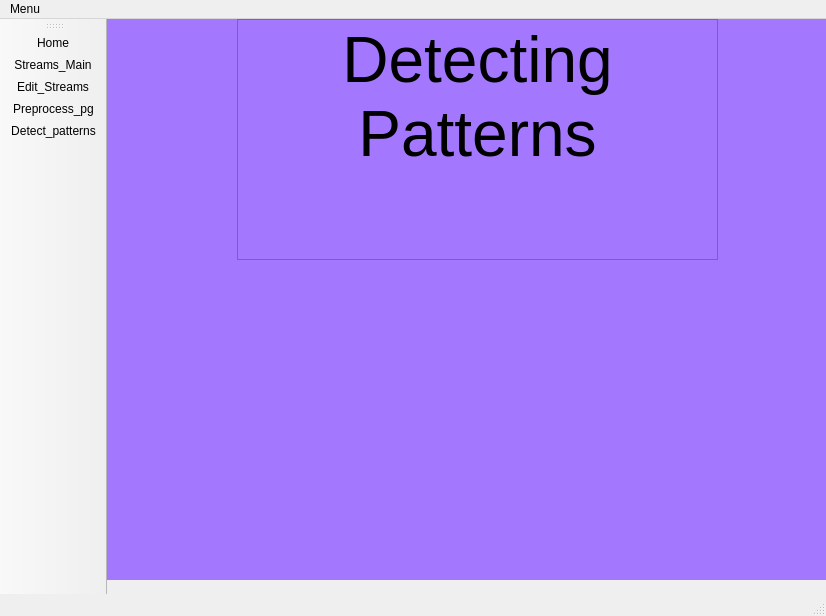
<?xml version="1.0" encoding="UTF-8"?>
<ui version="4.0">
 <class>MainWindow</class>
 <widget class="QMainWindow" name="MainWindow">
  <property name="geometry">
   <rect>
    <x>0</x>
    <y>0</y>
    <width>826</width>
    <height>616</height>
   </rect>
  </property>
  <property name="windowTitle">
   <string>MainWindow</string>
  </property>
  <widget class="QWidget" name="centralwidget">
   <widget class="QStackedWidget" name="Pages">
    <property name="geometry">
     <rect>
      <x>0</x>
      <y>0</y>
      <width>781</width>
      <height>561</height>
     </rect>
    </property>
    <property name="currentIndex">
     <number>4</number>
    </property>
    <widget class="QWidget" name="Home_page">
     <property name="styleSheet">
      <string notr="true">background-color: rgb(0, 170, 127);</string>
     </property>
     <widget class="QTextBrowser" name="homepg_title">
      <property name="geometry">
       <rect>
        <x>120</x>
        <y>0</y>
        <width>511</width>
        <height>221</height>
       </rect>
      </property>
      <property name="html">
       <string>&lt;!DOCTYPE HTML PUBLIC &quot;-//W3C//DTD HTML 4.0//EN&quot; &quot;http://www.w3.org/TR/REC-html40/strict.dtd&quot;&gt;
&lt;html&gt;&lt;head&gt;&lt;meta name=&quot;qrichtext&quot; content=&quot;1&quot; /&gt;&lt;style type=&quot;text/css&quot;&gt;
p, li { white-space: pre-wrap; }
&lt;/style&gt;&lt;/head&gt;&lt;body style=&quot; font-family:'MS Shell Dlg 2'; font-size:7.8pt; font-weight:400; font-style:normal;&quot;&gt;
&lt;p align=&quot;center&quot; style=&quot; margin-top:0px; margin-bottom:0px; margin-left:0px; margin-right:0px; -qt-block-indent:0; text-indent:0px;&quot;&gt;&lt;span style=&quot; font-size:48pt; text-decoration: underline;&quot;&gt;MindPrint&lt;/span&gt;&lt;/p&gt;
&lt;p align=&quot;center&quot; style=&quot; margin-top:0px; margin-bottom:0px; margin-left:0px; margin-right:0px; -qt-block-indent:0; text-indent:0px;&quot;&gt;&lt;span style=&quot; font-size:22pt;&quot;&gt;Exploring the uniqueness of individual's brain signals&lt;/span&gt;&lt;/p&gt;
&lt;p align=&quot;center&quot; style=&quot;-qt-paragraph-type:empty; margin-top:0px; margin-bottom:0px; margin-left:0px; margin-right:0px; -qt-block-indent:0; text-indent:0px;&quot;&gt;&lt;br /&gt;&lt;/p&gt;&lt;/body&gt;&lt;/html&gt;</string>
      </property>
     </widget>
    </widget>
    <widget class="QWidget" name="Streams_page">
     <property name="styleSheet">
      <string notr="true">background-color: rgb(255, 170, 255);</string>
     </property>
     <widget class="QTextBrowser" name="streamspg_title">
      <property name="geometry">
       <rect>
        <x>180</x>
        <y>0</y>
        <width>381</width>
        <height>131</height>
       </rect>
      </property>
      <property name="html">
       <string>&lt;!DOCTYPE HTML PUBLIC &quot;-//W3C//DTD HTML 4.0//EN&quot; &quot;http://www.w3.org/TR/REC-html40/strict.dtd&quot;&gt;
&lt;html&gt;&lt;head&gt;&lt;meta name=&quot;qrichtext&quot; content=&quot;1&quot; /&gt;&lt;style type=&quot;text/css&quot;&gt;
p, li { white-space: pre-wrap; }
&lt;/style&gt;&lt;/head&gt;&lt;body style=&quot; font-family:'MS Shell Dlg 2'; font-size:7.8pt; font-weight:400; font-style:normal;&quot;&gt;
&lt;p align=&quot;center&quot; style=&quot; margin-top:0px; margin-bottom:0px; margin-left:0px; margin-right:0px; -qt-block-indent:0; text-indent:0px;&quot;&gt;&lt;span style=&quot; font-size:48pt;&quot;&gt;Streams&lt;/span&gt;&lt;/p&gt;&lt;/body&gt;&lt;/html&gt;</string>
      </property>
     </widget>
    </widget>
    <widget class="QWidget" name="Editing_page">
     <property name="styleSheet">
      <string notr="true">background-color: rgb(170, 170, 255);</string>
     </property>
     <widget class="QTextBrowser" name="editpg_title">
      <property name="geometry">
       <rect>
        <x>250</x>
        <y>0</y>
        <width>256</width>
        <height>131</height>
       </rect>
      </property>
      <property name="html">
       <string>&lt;!DOCTYPE HTML PUBLIC &quot;-//W3C//DTD HTML 4.0//EN&quot; &quot;http://www.w3.org/TR/REC-html40/strict.dtd&quot;&gt;
&lt;html&gt;&lt;head&gt;&lt;meta name=&quot;qrichtext&quot; content=&quot;1&quot; /&gt;&lt;style type=&quot;text/css&quot;&gt;
p, li { white-space: pre-wrap; }
&lt;/style&gt;&lt;/head&gt;&lt;body style=&quot; font-family:'MS Shell Dlg 2'; font-size:7.8pt; font-weight:400; font-style:normal;&quot;&gt;
&lt;p align=&quot;center&quot; style=&quot; margin-top:0px; margin-bottom:0px; margin-left:0px; margin-right:0px; -qt-block-indent:0; text-indent:0px;&quot;&gt;&lt;span style=&quot; font-size:48pt;&quot;&gt;Editing&lt;/span&gt;&lt;/p&gt;&lt;/body&gt;&lt;/html&gt;</string>
      </property>
     </widget>
    </widget>
    <widget class="QWidget" name="Preprocessing_page">
     <property name="styleSheet">
      <string notr="true">background-color: rgb(255, 170, 127);</string>
     </property>
     <widget class="QTextBrowser" name="prepropg_title">
      <property name="geometry">
       <rect>
        <x>120</x>
        <y>0</y>
        <width>531</width>
        <height>121</height>
       </rect>
      </property>
      <property name="html">
       <string>&lt;!DOCTYPE HTML PUBLIC &quot;-//W3C//DTD HTML 4.0//EN&quot; &quot;http://www.w3.org/TR/REC-html40/strict.dtd&quot;&gt;
&lt;html&gt;&lt;head&gt;&lt;meta name=&quot;qrichtext&quot; content=&quot;1&quot; /&gt;&lt;style type=&quot;text/css&quot;&gt;
p, li { white-space: pre-wrap; }
&lt;/style&gt;&lt;/head&gt;&lt;body style=&quot; font-family:'MS Shell Dlg 2'; font-size:7.8pt; font-weight:400; font-style:normal;&quot;&gt;
&lt;p align=&quot;center&quot; style=&quot; margin-top:0px; margin-bottom:0px; margin-left:0px; margin-right:0px; -qt-block-indent:0; text-indent:0px;&quot;&gt;&lt;span style=&quot; font-size:48pt;&quot;&gt;Preprocessing&lt;/span&gt;&lt;/p&gt;&lt;/body&gt;&lt;/html&gt;</string>
      </property>
     </widget>
    </widget>
    <widget class="QWidget" name="DetectingPatterns_page">
     <property name="styleSheet">
      <string notr="true">background-color: rgb(164, 119, 255);</string>
     </property>
     <widget class="QTextBrowser" name="detectpattpg_title">
      <property name="geometry">
       <rect>
        <x>130</x>
        <y>0</y>
        <width>481</width>
        <height>241</height>
       </rect>
      </property>
      <property name="html">
       <string>&lt;!DOCTYPE HTML PUBLIC &quot;-//W3C//DTD HTML 4.0//EN&quot; &quot;http://www.w3.org/TR/REC-html40/strict.dtd&quot;&gt;
&lt;html&gt;&lt;head&gt;&lt;meta name=&quot;qrichtext&quot; content=&quot;1&quot; /&gt;&lt;style type=&quot;text/css&quot;&gt;
p, li { white-space: pre-wrap; }
&lt;/style&gt;&lt;/head&gt;&lt;body style=&quot; font-family:'MS Shell Dlg 2'; font-size:7.8pt; font-weight:400; font-style:normal;&quot;&gt;
&lt;p align=&quot;center&quot; style=&quot; margin-top:0px; margin-bottom:0px; margin-left:0px; margin-right:0px; -qt-block-indent:0; text-indent:0px;&quot;&gt;&lt;span style=&quot; font-size:48pt;&quot;&gt;Detecting Patterns&lt;/span&gt;&lt;/p&gt;&lt;/body&gt;&lt;/html&gt;</string>
      </property>
     </widget>
    </widget>
   </widget>
  </widget>
  <widget class="QMenuBar" name="menubar">
   <property name="geometry">
    <rect>
     <x>0</x>
     <y>0</y>
     <width>826</width>
     <height>26</height>
    </rect>
   </property>
   <widget class="QMenu" name="menuMenu">
    <property name="title">
     <string>Menu</string>
    </property>
    <widget class="QMenu" name="menuStreams">
     <property name="title">
      <string>Streams</string>
     </property>
     <addaction name="actionSingle"/>
     <addaction name="action2D_Heatmap"/>
     <addaction name="action3D_Topology"/>
     <addaction name="separator"/>
     <addaction name="actionNeuro_functional"/>
    </widget>
    <widget class="QMenu" name="menuEditing">
     <property name="title">
      <string>Editing</string>
     </property>
     <addaction name="actionCut_Streams"/>
     <addaction name="actionInsert_Segments"/>
     <addaction name="actionConcatenate"/>
     <addaction name="actionUpdate"/>
     <addaction name="actionCopy"/>
    </widget>
    <widget class="QMenu" name="menuPreprocessing">
     <property name="title">
      <string>Preprocessing</string>
     </property>
     <addaction name="actionBuilt_inFunctions"/>
     <addaction name="actionExternal_Functions"/>
     <addaction name="actionBuilt_in_Filter"/>
     <addaction name="actionExternal_Filter"/>
     <addaction name="actionDetecting_Artifacts"/>
     <addaction name="actionRemove_Artifacts"/>
    </widget>
    <addaction name="menuStreams"/>
    <addaction name="menuEditing"/>
    <addaction name="menuPreprocessing"/>
    <addaction name="actionDetecting_Patterns"/>
   </widget>
   <addaction name="menuMenu"/>
  </widget>
  <widget class="QStatusBar" name="statusbar"/>
  <widget class="QToolBar" name="toolBar">
   <property name="windowTitle">
    <string>toolBar</string>
   </property>
   <attribute name="toolBarArea">
    <enum>LeftToolBarArea</enum>
   </attribute>
   <attribute name="toolBarBreak">
    <bool>false</bool>
   </attribute>
   <addaction name="actionGoHome"/>
   <addaction name="actionGoToStreams"/>
   <addaction name="actionGoToEdit_Streams"/>
   <addaction name="actionGoToPreprocess_pg"/>
   <addaction name="actionGoToDetect_patterns"/>
  </widget>
  <action name="actionDetecting_Patterns">
   <property name="text">
    <string>Detecting Patterns</string>
   </property>
  </action>
  <action name="actionSingle">
   <property name="text">
    <string>Single</string>
   </property>
  </action>
  <action name="action2D_Heatmap">
   <property name="text">
    <string>2D Heatmap</string>
   </property>
  </action>
  <action name="action3D_Topology">
   <property name="text">
    <string>3D Topology</string>
   </property>
  </action>
  <action name="actionNeuro_functional">
   <property name="text">
    <string>Neuro-functional</string>
   </property>
  </action>
  <action name="actionCut_Streams">
   <property name="text">
    <string>Cut Streams</string>
   </property>
  </action>
  <action name="actionInsert_Segments">
   <property name="text">
    <string>Insert Segments</string>
   </property>
  </action>
  <action name="actionConcatenate">
   <property name="text">
    <string>Concatenate</string>
   </property>
  </action>
  <action name="actionUpdate">
   <property name="text">
    <string>Update</string>
   </property>
  </action>
  <action name="actionCopy">
   <property name="text">
    <string>Copy</string>
   </property>
  </action>
  <action name="actionBuilt_inFunctions">
   <property name="text">
    <string>Built-in Functions</string>
   </property>
  </action>
  <action name="actionExternal_Functions">
   <property name="text">
    <string>External Functions</string>
   </property>
  </action>
  <action name="actionBuilt_in_Filter">
   <property name="text">
    <string>Built-in Filter</string>
   </property>
  </action>
  <action name="actionExternal_Filter">
   <property name="text">
    <string>External Filter</string>
   </property>
  </action>
  <action name="actionDetecting_Artifacts">
   <property name="text">
    <string>Detect Artifacts</string>
   </property>
  </action>
  <action name="actionRemove_Artifacts">
   <property name="text">
    <string>Remove Artifacts</string>
   </property>
  </action>
  <action name="actionGoHome">
   <property name="icon">
    <iconset>
     <normaloff>../OneDrive/Desktop/MindPrint - Capstone/Icons/icons/home.png</normaloff>../OneDrive/Desktop/MindPrint - Capstone/Icons/icons/home.png</iconset>
   </property>
   <property name="text">
    <string>Home</string>
   </property>
  </action>
  <action name="actionGoToStreams">
   <property name="icon">
    <iconset>
     <normaloff>../OneDrive/Desktop/MindPrint - Capstone/Icons/icons/brain.png</normaloff>../OneDrive/Desktop/MindPrint - Capstone/Icons/icons/brain.png</iconset>
   </property>
   <property name="text">
    <string>Streams_Main</string>
   </property>
  </action>
  <action name="actionGoToEdit_Streams">
   <property name="icon">
    <iconset>
     <normaloff>../OneDrive/Desktop/MindPrint - Capstone/Icons/icons/brain--pencil.png</normaloff>../OneDrive/Desktop/MindPrint - Capstone/Icons/icons/brain--pencil.png</iconset>
   </property>
   <property name="text">
    <string>Edit_Streams</string>
   </property>
  </action>
  <action name="actionGoToPreprocess_pg">
   <property name="icon">
    <iconset>
     <normaloff>../OneDrive/Desktop/MindPrint - Capstone/Icons/icons/application--pencil.png</normaloff>../OneDrive/Desktop/MindPrint - Capstone/Icons/icons/application--pencil.png</iconset>
   </property>
   <property name="text">
    <string>Preprocess_pg</string>
   </property>
  </action>
  <action name="actionGoToDetect_patterns">
   <property name="icon">
    <iconset>
     <normaloff>../OneDrive/Desktop/MindPrint - Capstone/Icons/icons/checkerboard.png</normaloff>../OneDrive/Desktop/MindPrint - Capstone/Icons/icons/checkerboard.png</iconset>
   </property>
   <property name="text">
    <string>Detect_patterns</string>
   </property>
  </action>
 </widget>
 <resources/>
 <connections/>
</ui>
